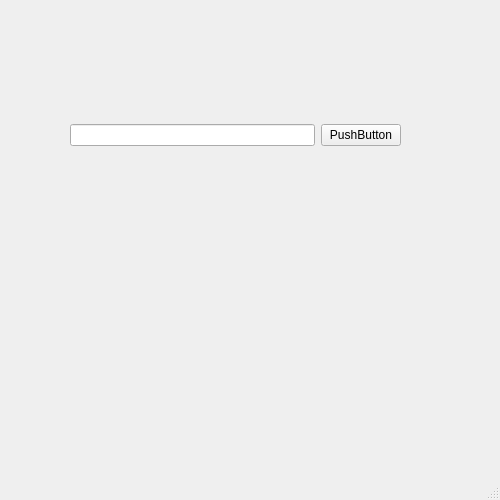
<ui version="4.0" >
 <class>MainWindow</class>
 <widget class="QMainWindow" name="MainWindow" >
  <property name="geometry" >
   <rect>
    <x>0</x>
    <y>0</y>
    <width>500</width>
    <height>500</height>
   </rect>
  </property>
  <property name="windowTitle" >
   <string>MXit</string>
  </property>
  <widget class="QWidget" name="centralwidget" >
   <widget class="QWidget" name="verticalLayoutWidget" >
    <property name="geometry" >
     <rect>
      <x>70</x>
      <y>90</y>
      <width>331</width>
      <height>91</height>
     </rect>
    </property>
    <layout class="QVBoxLayout" name="verticalLayout" >
     <item>
      <layout class="QHBoxLayout" name="horizontalLayout" >
       <item>
        <widget class="QLineEdit" name="lineEdit" />
       </item>
       <item>
        <widget class="QPushButton" name="pushButton" >
         <property name="text" >
          <string>PushButton</string>
         </property>
        </widget>
       </item>
      </layout>
     </item>
    </layout>
   </widget>
  </widget>
  <widget class="QMenuBar" name="menubar" >
   <property name="geometry" >
    <rect>
     <x>0</x>
     <y>0</y>
     <width>500</width>
     <height>24</height>
    </rect>
   </property>
  </widget>
  <widget class="QStatusBar" name="statusbar" />
 </widget>
 <resources/>
 <connections/>
</ui>
